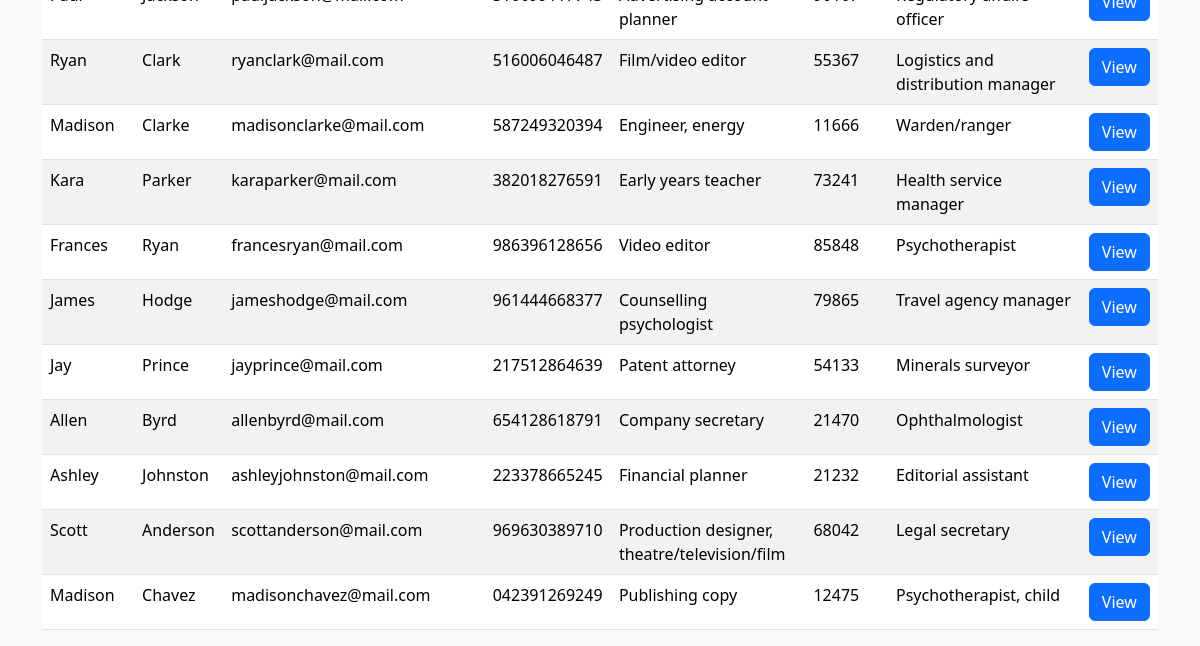
The page /SR University/voter_list/ (signed in, lower part) on the database as committed earlier.
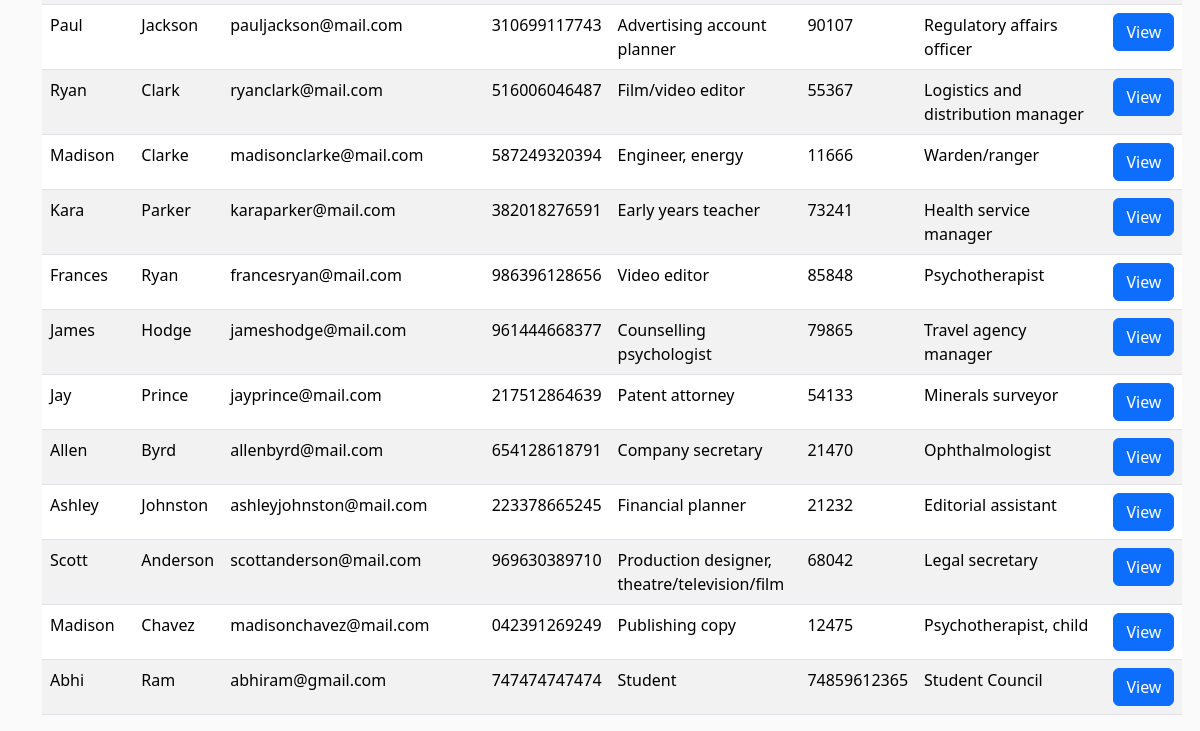
The same page on the database as committed later.
### accounts/models.py (models this page shows, shortened)
class Voter(models.Model):
    user = models.OneToOneField(User, on_delete=models.CASCADE)
    organization = models.ForeignKey(Organization, on_delete=models.CASCADE)
    aadhar_number = models.CharField(max_length=16, unique=True, null=True)
    role = models.CharField(max_length=100)
    id_number = models.CharField(max_length=100, blank=True, null=True)
    department = models.CharField(max_length=100, blank=True, null=True)
    id_proof = models.ImageField(upload_to='voter_id_proofs/', blank=True, null=True)

### VotingProject/views.py (the view)
# urls.py: path('<str:org_name>/voter_list/',views.voter_list,name='voter_list'),
def voter_list(request,org_name):
    voters = Voter.objects.filter(organization__admin=request.user)
    username=request.user.username
    org=Organization.objects.get(admin__username=username)
    context={'org':org,'org_name': org_name,'voters':voters}
    return render(request, 'org/voter_list.html', context)

### templates/org/voter_list.html (shortened to what this page needs)
{% extends 'org/org_base.html' %} {% block title %}Voter List{% endblock %}
{% block content %}
<div class="container" style="margin-top:15px;">
  <table class="table table-striped">
    <tbody>
      {% for voter in voters %}
      <tr>
        <td>{{ voter.user.first_name }}</td>
        <td>{{ voter.user.last_name }}</td>
        <td>{{ voter.user.email }}</td>
        <td>{{ voter.aadhar_number }}</td>
        <td>{{ voter.role }}</td>
        <td>{{ voter.id_number }}</td>
        <td>{{ voter.department }}</td>
        <td>
          <a
            class="btn btn-primary"
            href=""
            alt="ID Proof"
            style="max-width: 100px"
          >View</a>
        </td>
      </tr>
      {% empty %}
      <tr>
        <td colspan="8">No voters found.</td>
      </tr>
      {% endfor %}
    </tbody>
  </table>
</div>
{% endblock %}

### templates/org/org_base.html (shortened to what this page needs)
{% load static %}
<!DOCTYPE html>
<html lang="en">
  <head>
    <link
      href="https://cdn.jsdelivr.net/npm/bootstrap@5.3.3/dist/css/bootstrap.min.css"
      rel="stylesheet"
    />
    <link
      href="https://getbootstrap.com/docs/5.3/assets/css/docs.css"
      rel="stylesheet"
    />
    <link rel="stylesheet" href="{% static 'assets/css/admin.css' %}" />
    <link
      href="https://maxcdn.bootstrapcdn.com/font-awesome/4.3.0/css/font-awesome.min.css"
      rel="stylesheet"
    />
  </head>
  <body>
    {% block content %}{% endblock %}
  </body>
</html>

### static/assets/css/admin.css (style rules this page uses)
body { margin-top:0px; background:#FAFAFA; }

Rows that differ between the two databases and show on the page:
now on this page (row unchanged): Voter: user.first_name "Paul", user.last_name "Jackson", user.email "pauljackson@mail.com", aadhar_number "310699117743", role "Advertising account planner", id_number "90107", department "Regulatory affairs officer"
added Voter: user.first_name "Abhi", user.last_name "Ram", user.email "abhiram@gmail.com", aadhar_number "747474747474", role "Student", id_number "74859612365", department "Student Council"
